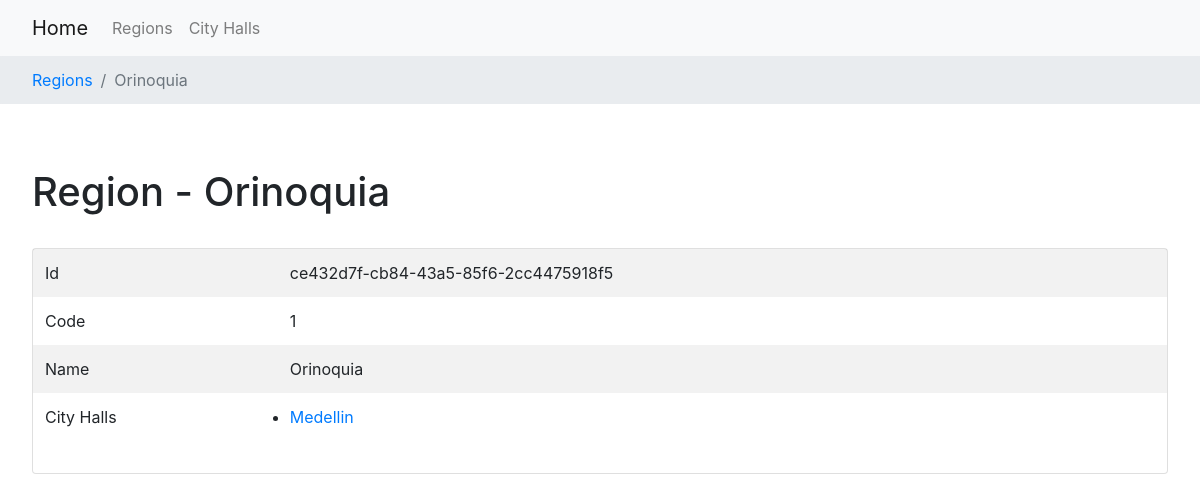
The page /region/ce432d7f-cb84-43a5-85f6-2cc4475918f5/ on the database its author committed.
### region/models.py (models this page shows, shortened)
class Region(models.Model):
    id = models.UUIDField(primary_key=True, default=uuid4, editable=False)
    code = models.CharField(max_length=11)
    name = models.CharField(max_length=200)
    city_halls = models.ManyToManyField(CityHall, related_name="regions", blank=True)

### city_hall/models.py (models this page shows, shortened)
class CityHall(models.Model):
    id = models.UUIDField(primary_key=True, default=uuid4, editable=False)
    code = models.CharField(max_length=11)
    name = models.CharField(max_length=200)
    active = models.BooleanField(default=False)

### region/views.py (the view)
# urls.py: path("<uuid:pk>/", RegionDetail.as_view(), name="region-detail"),
class RegionDetail(DetailView):
    model = Region

### region/templates/region/region_detail.html
{% extends 'region/layout.html' %}
{% block breadcrumb %}
<nav aria-label="breadcrumb" style="background-color: #e9ecef;">
    <ol class="breadcrumb">
        <li class="breadcrumb-item"><a href="{% url 'region-list' %}">Regions</a></li>
        <li class="breadcrumb-item active" aria-current="page">{{ object.name }}</li>
    </ol>
</nav>
{% endblock %}
{% block header %}
<h1>
    Region - {{ object.name  }}
</h1>
{% endblock %}
{% block content %}
<div class="card">
    <div class="card-body p-0">
        <table class="table table-borderless table-striped">
            <tbody>
                <tr>
                    <td>Id</td>
                    <td>{{ object.id }}</td>
                </tr>
                <tr>
                    <td>Code</td>
                    <td>{{ object.code }}</td>
                </tr>
                <tr>
                    <td>Name</td>
                    <td>{{ object.name }}</td>
                </tr>
                <tr>
                    <td>City Halls</td>
                    <td>
                        {% if object.city_halls.all|length %}
                        <ul class="pl-0">
                            {% for city_hall in object.city_halls.all %}
                            <li>
                                <a href="{% url 'city-hall-detail' pk=city_hall.id %}">{{ city_hall.name }}</a>
                            </li>
                            {% endfor %}
                        </ul>
                        {% else %}
                        No have City Halls
                        {% endif %}
                    </td>
                </tr>
            </tbody>
        </table>
    </div>
</div>
{% endblock %}

### finaktiva_reto/templates/base.html (style rules this page uses)
.breadcrumb { padding-left: 32px; padding-right: 32px; }

### rows shown on the page
Region: name "Orinoquia", id "ce432d7f-cb84-43a5-85f6-2cc4475918f5", code "1"
CityHall: name "Medellin"
